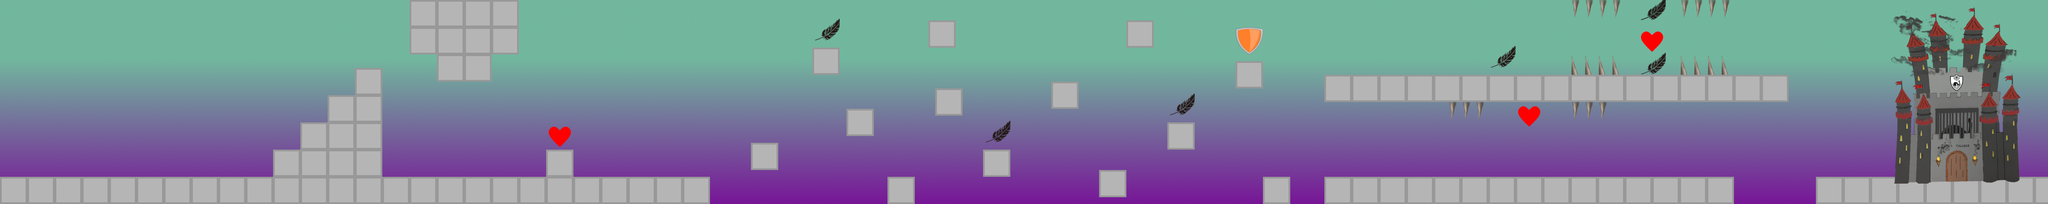

A 2D game scene composited from a Tiled map and its tileset images. What follows is a short description and the map's XML, with each tile layer's data collapsed to a summary:
An orthogonal 300x30 tile map with 16x16 px tiles, 6 tile layers (Sky, Ground, Objects, Feather, ...), 8 tilesets and 63 objects.

<map version="1.0" orientation="orthogonal" renderorder="right-down" width="300" height="30" tilewidth="16" tileheight="16" nextobjectid="104">
 <tileset firstgid="1" name="Sky" tilewidth="16" tileheight="16" tilecount="2912" columns="91">
  <image source="Sky_Vanburgh.png" width="1466" height="520" />
 </tileset>
 <tileset firstgid="2913" name="Floor" tilewidth="64" tileheight="64" tilecount="1" columns="1">
  <image source="Vanburgh Floor.png" width="64" height="64" />
 </tileset>
 <tileset firstgid="2914" name="Feather" tilewidth="64" tileheight="64" tilecount="1" columns="1">
  <image source="Feather.png" width="74" height="75" />
 </tileset>
 <tileset firstgid="2915" name="Heart" tilewidth="64" tileheight="64" tilecount="1" columns="1">
  <image source="../Changes/heart.png" width="64" height="64" />
 </tileset>
 <tileset firstgid="2916" name="spikes" tilewidth="16" tileheight="16" tilecount="1881" columns="99">
  <image source="spikes.png" width="1584" height="316" />
 </tileset>
 <tileset firstgid="4797" name="spikes_r" tilewidth="16" tileheight="16" tilecount="1881" columns="99">
  <image source="spikes_r.png" width="1584" height="316" />
 </tileset>
 <tileset firstgid="6678" name="Castle" tilewidth="16" tileheight="16" tilecount="494" columns="19">
  <image source="Castle.png" width="312" height="426" />
 </tileset>
 <tileset firstgid="7172" name="Shield" tilewidth="64" tileheight="64" tilecount="1" columns="1">
  <image source="../Changes/shield1.png" width="64" height="64" />
 </tileset>
 <layer name="Sky" width="300" height="30">
  <data>[9000 cells, 9000 non-empty, 2730 distinct tile ids]</data>
 </layer>
 <layer name="Ground" width="300" height="30">
  <data>[9000 cells, 200 non-empty, 14 distinct tile ids]</data>
 </layer>
 <layer name="Objects" width="300" height="30">
  <data>[9000 cells, 530 non-empty, 500 distinct tile ids]</data>
 </layer>
 <layer name="Feather" width="300" height="30">
  <data>[9000 cells, 6 non-empty, 1 distinct tile ids]</data>
 </layer>
 <layer name="Heart" width="300" height="30">
  <data>[9000 cells, 3 non-empty, 1 distinct tile ids]</data>
 </layer>
 <objectgroup name="Ground">
  <object id="9" x="832" y="160" width="64" height="256" />
  <object id="11" x="768" y="224" width="64" height="192" />
  <object id="12" x="704" y="288" width="64" height="128" />
  <object id="13" x="640" y="352" width="64" height="64" />
  <object id="14" x="0" y="416" width="1664" height="64" />
  <object id="15" x="1280" y="352" width="64" height="64" />
  <object id="16" x="960" y="0" width="256" height="128" />
  <object id="17" x="1024" y="128" width="128" height="64" />
  <object id="25" x="1760" y="336" width="64" height="64" />
  <object id="26" x="1904" y="112" width="64" height="64" />
  <object id="27" x="1984" y="256" width="64" height="64" />
  <object id="28" x="2080" y="416" width="64" height="64" />
  <object id="30" x="2192" y="208" width="64" height="64" />
  <object id="31" x="2176" y="48" width="64" height="64" />
  <object id="32" x="2304" y="352" width="64" height="64" />
  <object id="33" x="2464" y="192" width="64" height="64" />
  <object id="34" x="2576" y="400" width="64" height="64" />
  <object id="36" x="2736" y="288" width="64" height="64" />
  <object id="37" x="2640" y="48" width="64" height="64" />
  <object id="38" x="2896" y="144" width="64" height="64" />
  <object id="39" x="2960" y="416" width="64" height="64" />
  <object id="41" x="3104" y="176" width="1088" height="64" />
  <object id="42" x="3104" y="416" width="960" height="64" />
  <object id="79" x="4256" y="416" width="544" height="64" />
 </objectgroup>
 <objectgroup name="Feathers">
  <object id="49" x="3472" y="128" width="48" height="48" />
  <object id="64" x="3824" y="144" width="48" height="48" />
  <object id="67" x="3824" y="16" width="48" height="48" />
  <object id="86" x="1888" y="64" width="48" height="48" />
  <object id="87" x="2288" y="304" width="48" height="48" />
  <object id="88" x="2720" y="240" width="48" height="48" />
 </objectgroup>
 <objectgroup name="Stoppers">
  <object id="91" x="1282" y="352" height="62" />
  <object id="95" x="3104" y="352" height="64" />
  <object id="96" x="3104" y="112" height="64" />
  <object id="98" x="4064" y="352" height="64" />
  <object id="99" x="900.062" y="354.943" height="60.0554" />
  <object id="100" x="1276.56" y="354.173" height="60.0554" />
  <object id="102" x="3664" y="112" height="64" />
 </objectgroup>
 <objectgroup name="Hearts">
  <object id="22" x="1264" y="320" width="48.6667" height="50.6667" />
  <object id="68" x="3824" y="96" width="48" height="48" />
  <object id="76" x="3536" y="272" width="48" height="48" />
 </objectgroup>
 <objectgroup name="Geese">
  <object id="1" x="942" y="376" />
  <object id="2" x="1002" y="377" />
  <object id="3" x="1061" y="376" />
  <object id="4" x="1121" y="376" />
  <object id="7" x="1181" y="374" />
  <object id="8" x="1239" y="375" />
  <object id="45" x="3295.35" y="152.448" />
  <object id="46" x="3297.66" y="381.121" />
  <object id="69" x="3564.83" y="383.431" />
  <object id="70" x="3842.01" y="382.661" />
 </objectgroup>
 <objectgroup name="Death">
  <object id="23" x="1664" y="480" width="1440" />
  <object id="55" x="3680" y="128" width="118.891" height="48" />
  <object id="59" x="3680" y="0" width="119.661" height="43.8867" />
  <object id="60" x="3936" y="0" width="120.052" height="43.8867" />
  <object id="62" x="3936" y="128" width="117.742" height="48" />
  <object id="72" x="3392" y="240" width="90.4453" height="44.1084" />
  <object id="73" x="3680" y="240" width="90.4034" height="42.5685" />
  <object id="80" x="4064" y="480" width="192" />
 </objectgroup>
 <objectgroup name="Boundaries">
  <object id="82" x="4800" y="0" height="480" />
  <object id="83" x="1.53988" y="0.769941" width="4800" />
  <object id="84" x="0" y="0" height="480" />
 </objectgroup>
 <objectgroup name="Cage">
  <object id="78" x="4521.1" y="160.148" width="128" height="272" />
 </objectgroup>
 <objectgroup name="Shield">
  <object id="103" x="2880" y="96" width="48" height="48" />
 </objectgroup>
 <layer name="Shield" width="300" height="30">
  <data>[9000 cells, 1 non-empty, 1 distinct tile ids]</data>
 </layer>
</map>
